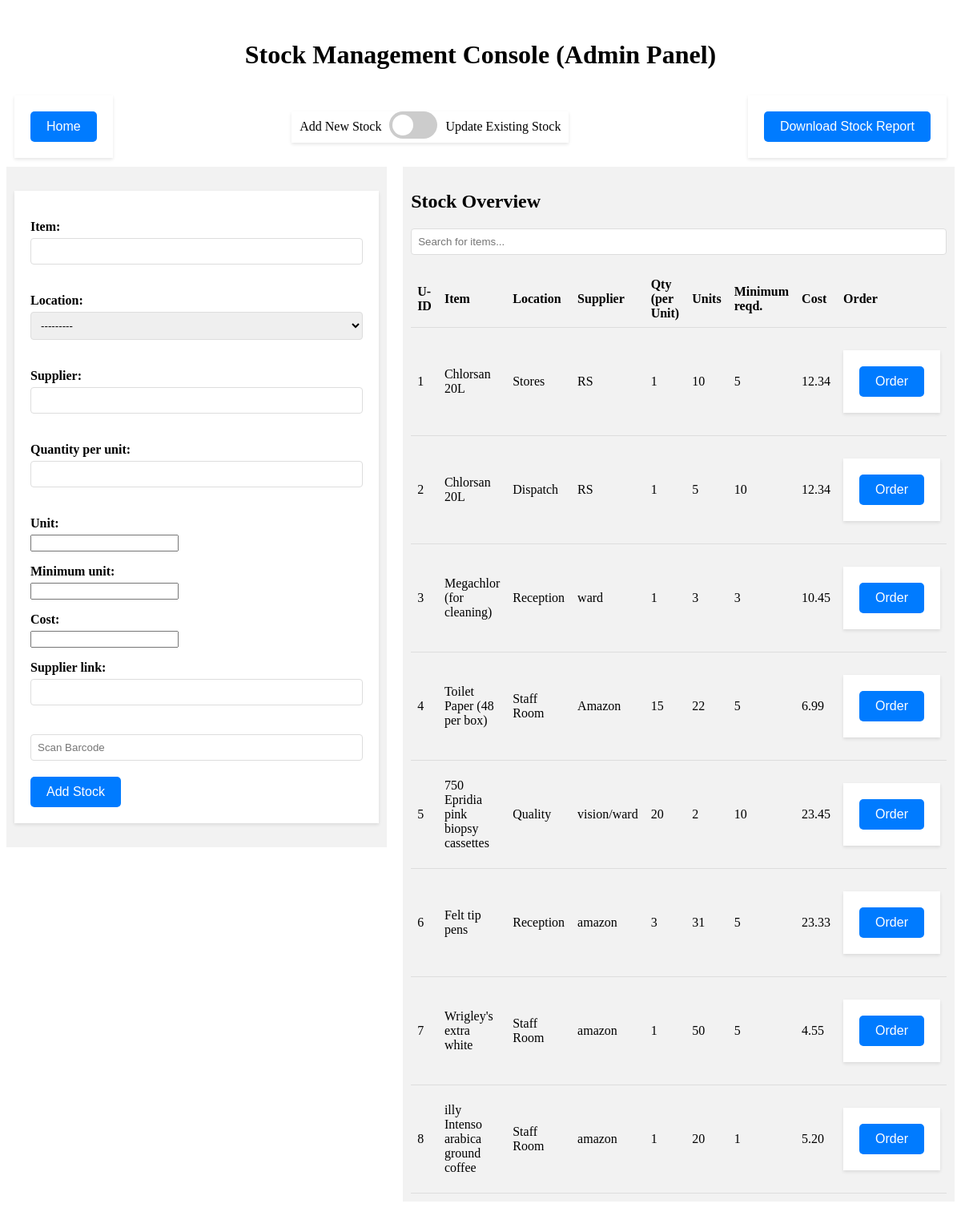
Page /adminpage/ on the committed database.
### inventory_app/models.py (models this page shows, shortened)
class InventoryItem(models.Model):
    item = models.CharField(max_length=255)
    item_id = models.CharField(max_length=255, default='No barcode')
    location = models.ForeignKey(Location, on_delete=models.CASCADE, related_name='inventory_items')
    supplier = models.CharField(max_length=255)
    quantity_per_unit = models.CharField(max_length=100)  # Assuming this is a descriptive field
    unit = models.IntegerField()
    minimum_unit = models.IntegerField()
    cost = models.DecimalField(max_digits=10, decimal_places=2)
    supplier_link = models.CharField(max_length=255)

class Location(models.Model):
    name = models.CharField(max_length=255,  default='Stores')  # A descriptive name for the location
    def __str__(self):
        return self.name

### inventory_app/views.py (the view, shortened to what this page needs)
# urls.py: path('adminpage/', views.admin_view, name='admin_view'),
def admin_view(request):
    add_form = StockAddForm()
    update_form = StockUpdateForm()
    items = InventoryItem.objects.all()  # Fetch items regardless of POST or GET request
    if 'add' in request.POST and not add_form.is_valid():
        add_error_message = "Please fill out all required fields."
    else:
        add_error_message = None
    return render(request, 'inventory_app/adminpage.html', {
        'update_form': update_form,
        'add_form': add_form,
        'items': items,
        'add_error_message': add_error_message,
    })

### inventory_app/forms.py
class StockUpdateForm(forms.ModelForm):
    location = forms.ModelChoiceField(queryset=Location.objects.all(), required=True)
    class Meta:
        model = InventoryItem
        fields = ['item', 'location', 'supplier', 'quantity_per_unit', 'unit', 'minimum_unit', 'cost', 'supplier_link']
        widgets = {
            'unit': NumberInput(attrs={'step': "1"}),  # Adjust step for appropriate increments
            'minimum_unit': NumberInput(attrs={'step': "1"}),
            'cost': NumberInput(attrs={'step': "0.01"}),
            'item': TextInput(attrs={'type': 'text'}),
            'location': TextInput(attrs={'type': 'text'}),
            'supplier': TextInput(attrs={'type': 'text'}),
            'quantity_per_unit': TextInput(attrs={'type': 'text'}),
            'supplier_link': TextInput(attrs={'type': 'text'}),
        }

class StockAddForm(forms.ModelForm):
    location = forms.ModelChoiceField(queryset=Location.objects.all(), required=True)
    class Meta:
        model = InventoryItem
        fields = ['item', 'location','supplier', 'quantity_per_unit', 'unit', 'minimum_unit', 'cost', 'supplier_link']
        widgets = {
            'unit': NumberInput(attrs={'step': "1"}),  # Adjust step for appropriate increments
            'minimum_unit': NumberInput(attrs={'step': "1"}),
            'cost': NumberInput(attrs={'step': "0.01"}),
            'item': TextInput(attrs={'type': 'text'}),
            'location': TextInput(attrs={'type': 'text'}),
            'item_id': TextInput(attrs={'type': 'text', 'autofocus': 'autofocus'}),
            'supplier': TextInput(attrs={'type': 'text'}),
            'quantity_per_unit': TextInput(attrs={'type': 'text'}),
            'supplier_link': TextInput(attrs={'type': 'text'}),
        }

### inventory_app/templates/inventory_app/adminpage.html (shortened to what this page needs)
{% load static %}
<!DOCTYPE html>
<html>
<head>
  <link rel="stylesheet" href="{% static 'inventory_app/css/admin.css' %}">
</head>
<body>
  <h1>Stock Management Console (Admin Panel)</h1>
  <div class="button-container">
    <form action="/" method="get">
      <button type="submit">Home</button>
    </form>
    <div class="slider-container">
      <span class="slider-label">Add New Stock</span>
      <label class="switch">
          <span class="slider round"></span>
      </label>
      <span class="slider-label">Update Existing Stock</span>
    </div>
    <form action="{% url 'download_stock_report' %}" method="get">
      <button type="submit">Download Stock Report</button>
    </form>
  </div>
  <div class="container">
    <div class="left">
      <div class="tile" id="addForm">
        <form method="POST" action="{% url 'admin_view' %}">
          {{ add_form.as_p }}
          <input type="text" id="barcodeInput" name="item_id" placeholder="Scan Barcode" required autofocus>
          <button type="submit" name="add">Add Stock</button>
        </form>
      </div>
    </div>
    <div class="right">
      <div class="tile">
        <h2>Stock Overview</h2>
        <input type="text" id="searchInput" onkeyup="filterBySecondColumn()" placeholder="Search for items...">
        <table id="stock_table">
          <thead>
            <tr>
              <th>U-ID</th>
              <th>Item</th>
              <th>Location</th>
              <th>Supplier</th>
              <th>Qty (per Unit)</th>
              <th>Units</th>
              <th>Minimum reqd.</th>
              <th>Cost</th>
              <th>Order</th>
            </tr>
          </thead>
          <tbody>
            {% for item in items %}
                <tr class="{% if item.unit <= item.minimum_unit %}blink-row{% endif %}">
                    <td>{{ item.id }}</td>
                    <td>{{ item.item }}</td>
                    <td>{{ item.location.name }}</td>
                    <td>{{ item.supplier }}</td>
                    <td>{{ item.quantity_per_unit }}</td>
                    <td>{{ item.unit }}</td>
                    <td>{{ item.minimum_unit }}</td>
                    <td>{{ item.cost }}</td>
                    <td><form action="/order" method="get"><button type="submit">Order</button></form></td>
                </tr>
            {% endfor %}
        </tbody>
        </table>
      </div>
    </div>
  </div>
</body>
</html>

### inventory_app/static/inventory_app/css/admin.css (style rules this page uses)
.container { display: flex; }
.left { flex: 1; margin-right: 20px; }
.right { flex: 1; }
.tile { background-color: #f2f2f2; padding: 10px; margin-bottom: 20px; }
table { width: 100%; border-collapse: collapse; }
th, td { padding: 8px; text-align: left; border-bottom: 1px solid #ddd; }
.button-container { display: flex; justify-content: center; align-items: center; height: 100px; }
.button-container form { margin: 0 10px; }
h1 { text-align: center; margin-top: 50px; }
button { padding: 10px 20px; border: none; border-radius: 5px; background-color: #007bff; color: white; font-size: 16px; cursor: pointer; transition: background-color 0.3s ease; }
form { background: #fff; padding: 20px; box-shadow: 0 2px 4px rgba(0, 0, 0, 0.1); max-width: 500px; margin: 20px auto; }
label { display: block; margin-bottom: 5px; font-weight: bold; }
input[type="text"], input[type="datetime-local"], input[type="date"], select { width: 100%; padding: 8px; margin-bottom: 20px; border: 1px solid #ddd; border-radius: 4px; box-sizing: border-box; }
.switch { position: relative; display: inline-block; width: 60px; height: 34px; }
.slider { position: absolute; cursor: pointer; top: 0; left: 0; right: 0; bottom: 0; background-color: #ccc; -webkit-transition: .4s; transition: .4s; }
.slider:before { position: absolute; content: ""; height: 26px; width: 26px; left: 4px; bottom: 4px; background-color: white; -webkit-transition: .4s; transition: .4s; }
.slider.round { border-radius: 34px; }
.slider.round:before { border-radius: 50%; }
.slider-container { display: flex; align-items: center; justify-content: center; margin-bottom: 20px; background: #fff; box-shadow: 0 2px 4px rgba(0, 0, 0, 0.1); margin: 20px auto; }
.slider-label { margin: 0 10px; }

### inventory_app/templates/inventory_app/adminpage.html (style rules this page uses)
.blink-row { animation: blinker 1s linear infinite; }

### rows in the picture
InventoryItem: id "1", item "Chlorsan 20L", location.name "Stores", supplier "RS", quantity_per_unit "1", unit "10", minimum_unit "5", cost "12.34"
InventoryItem: id "2", item "Chlorsan 20L", location.name "Dispatch", supplier "RS", quantity_per_unit "1", unit "5", minimum_unit "10", cost "12.34"
InventoryItem: id "3", item "Megachlor (for cleaning)", location.name "Reception", supplier "ward", quantity_per_unit "1", unit "3", minimum_unit "3", cost "10.45"
InventoryItem: id "4", item "Toilet Paper (48 per box)", location.name "Staff Room", supplier "Amazon", quantity_per_unit "15", unit "22", minimum_unit "5", cost "6.99"
InventoryItem: id "5", item "750 Epridia pink biopsy cassettes", location.name "Quality", supplier "vision/ward", quantity_per_unit "20", unit "2", minimum_unit "10", cost "23.45"
InventoryItem: id "6", item "Felt tip pens", location.name "Reception", supplier "amazon", quantity_per_unit "3", unit "31", minimum_unit "5", cost "23.33"
InventoryItem: id "7", item "Wrigley's extra white", location.name "Staff Room", supplier "amazon", quantity_per_unit "1", unit "50", minimum_unit "5", cost "4.55"
InventoryItem: id "8", item "illy Intenso arabica ground coffee", location.name "Staff Room", supplier "amazon", quantity_per_unit "1", unit "20", minimum_unit "1", cost "5.20"
